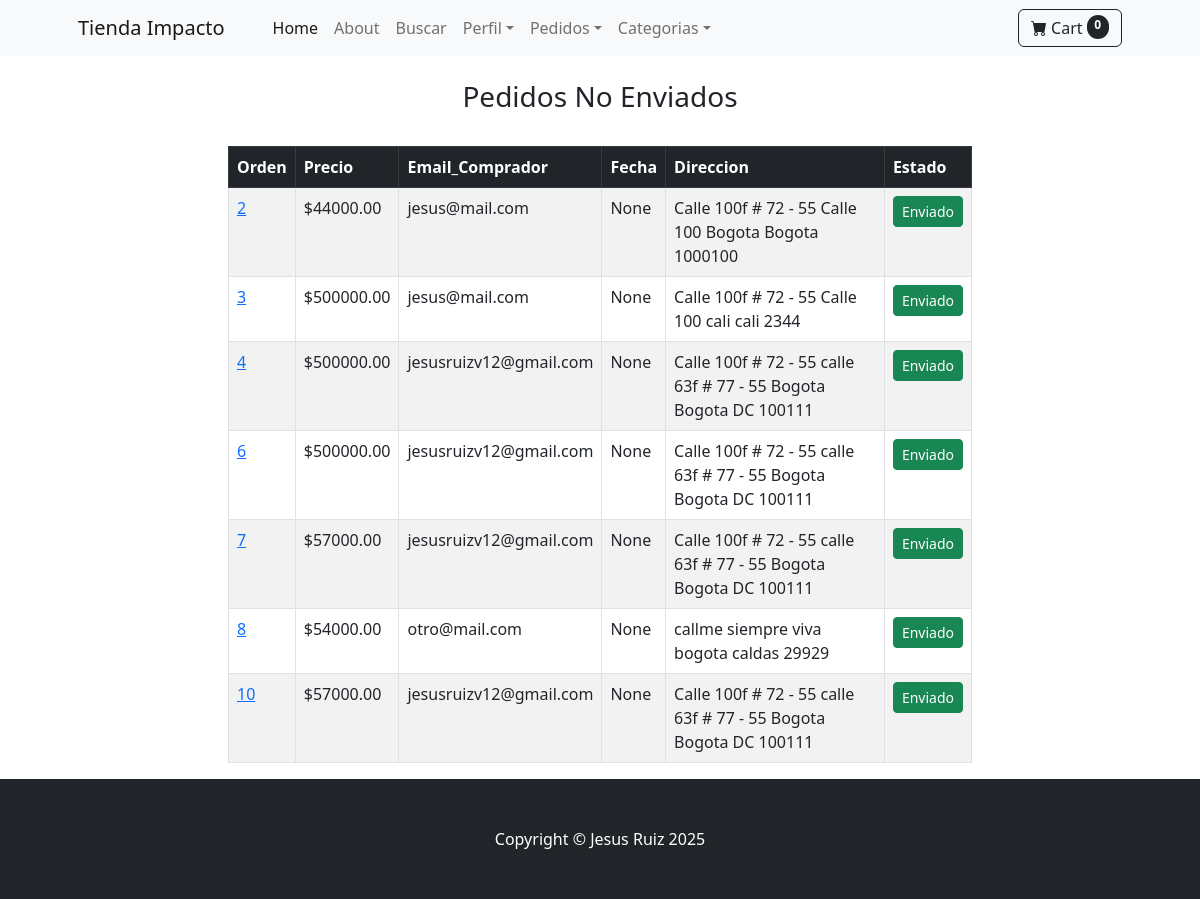
/payment/not_shipped_dash (signed in), run on an earlier commit of the app's database.
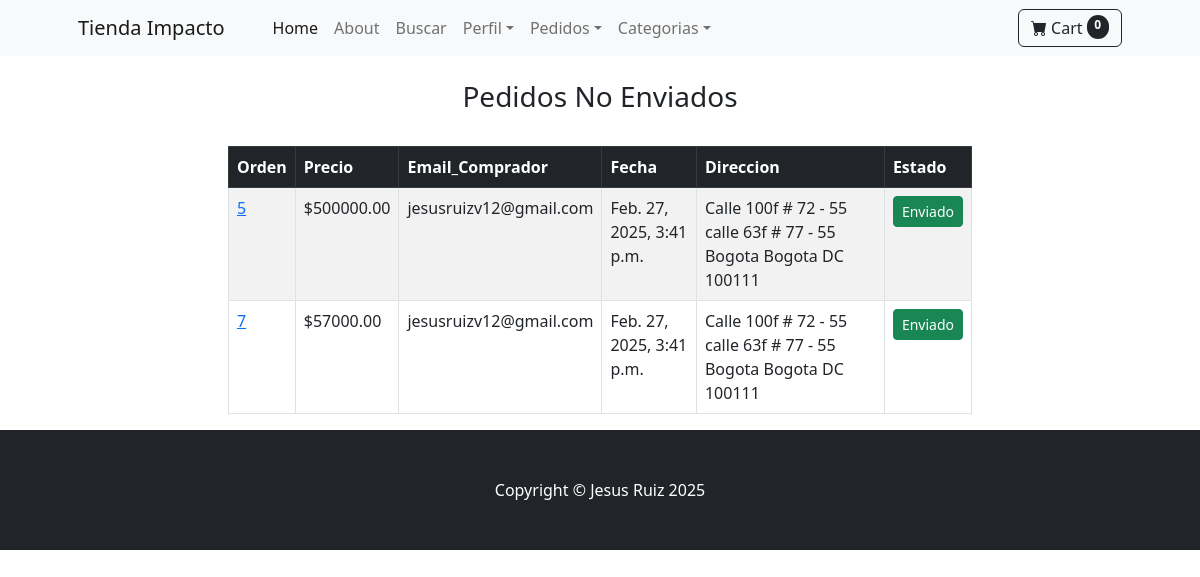
And on a later commit of the database.
### payment/models.py (models this page shows, shortened)
class Order(models.Model):
     user = models.ForeignKey(User, on_delete=models.CASCADE, null=True, blank=True)
     full_name = models.CharField(max_length=250)
     email = models.EmailField(max_length=250)
     shipping_address = models.TextField(max_length=1000)
     amount_paid = models.DecimalField(max_digits=10, decimal_places=2)
     date_ordered = models.DateField(auto_now_add=True)
     shipped = models.BooleanField(default=False)
     date_shipped = models.DateTimeField(blank=True, null=True)

### payment/views.py (the view, shortened to what this page needs)
# urls.py: path('not_shipped_dash', views.not_shipped_dash, name='not_shipped_dash'),
def not_shipped_dash(request):
    if request.user.is_authenticated and request.user.is_superuser:
        orders = Order.objects.filter(shipped=False)
        return render(request, "payment/not_shipped_dash.html", {"orders": orders} )
    else:
        messages.success(request, "Acceso Denegado")
        return redirect('home')

### cart/cart.py (called while the page is built)
    def __len__(self):
        return len(self.cart)

### cart/context_processors.py (called while the page is built)
def cart(request):
    return {'cart': Cart(request)}

### payment/templates/payment/not_shipped_dash.html (shortened to what this page needs)
{% extends 'base.html'%}
{% block content %}
<div class="container">
    <div class="row">
        <center>
            <div class="col-8">
                <br>
                <h3>Pedidos No Enviados</h3>
                <br>
                <table class="table table-striped table-hover table-bordered">
                  <thead class="table-dark">
                    <tr>
                      <th scope="col">Orden</th>
                      <th scope="col">Precio</th>
                      <th scope="col">Email_Comprador</th>
                      <th scope="col">Fecha</th>
                      <th scope="col">Direccion</th>
                      <th scope="col">Estado</th>
                    </tr>
                  </thead>
                  <tbody>
                    {% for item in orders %}
                    <tr>
                      <td><a href="{% url 'orders' item.id %}">{{item.id}}</a></td>
                      <td>${{item.amount_paid}}</td>
                      <td>{{item.email}}</td>
                      <td>{{item.date_shipped}}</td>
                      <td>{{item.shipping_address}}</td>
                      <td>
                        <form action="" method="POST">
                          <button type="submit" class="btn btn-success btn-sm">Enviado</button>
                        </form>
                      </td>
                    </tr>
                    {% endfor %}
                  </tbody>
                </table>
          </div>
        </center>
    </div>
</div>
{% endblock %}

What changed in the data, as far as the page shows it:
no longer on this page (row edited): Order: id "2", amount_paid "44000.00", email "jesus@mail.com", date_shipped "None", shipping_address "Calle 100f # 72 - 55 Calle 100 Bogota Bogota 1000100"
no longer on this page (row edited): Order: id "3", amount_paid "500000.00", email "jesus@mail.com", date_shipped "None", shipping_address "Calle 100f # 72 - 55 Calle 100 cali cali 2344"
no longer on this page (row edited): Order: id "4", amount_paid "500000.00", email "jesusruizv12@gmail.com", date_shipped "None", shipping_address "Calle 100f # 72 - 55 calle 63f # 77 - 55 Bogota Bogota DC 100111"
no longer on this page (row edited): Order: id "6", amount_paid "500000.00", email "jesusruizv12@gmail.com", date_shipped "None", shipping_address "Calle 100f # 72 - 55 calle 63f # 77 - 55 Bogota Bogota DC 100111"
no longer on this page (row edited): Order: id "8", amount_paid "54000.00", email "otro@mail.com", date_shipped "None", shipping_address "callme siempre viva bogota caldas 29929"
no longer on this page (row edited): Order: id "10", amount_paid "57000.00", email "jesusruizv12@gmail.com", date_shipped "None", shipping_address "Calle 100f # 72 - 55 calle 63f # 77 - 55 Bogota Bogota DC 100111"
now on this page (row edited): Order: id "5", amount_paid "500000.00", email "jesusruizv12@gmail.com", date_shipped "Feb. 27, 2025, 3:41 p.m.", shipping_address "Calle 100f # 72 - 55 calle 63f # 77 - 55 Bogota Bogota DC 100111"
changed Order id 7: date_shipped "None" → "Feb. 27, 2025, 3:41 p.m."
